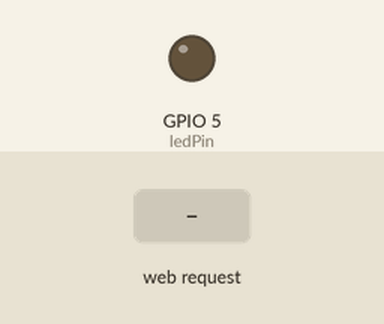
This sketch was run on a simulated ESP8266 (NodeMCU). Parts: output pins drawn as LEDs (lit = HIGH). The test bench sets the inputs (shaded band).

Above: at 1.2 s.
1.3 s: HTTP request GET /toggle received
At 1.8 s:
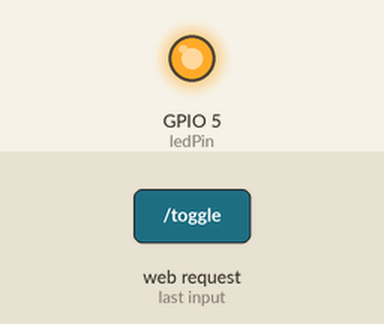
Timing chart, 0 to 4.3 s (numbered marks = the images above; inputs shaded):
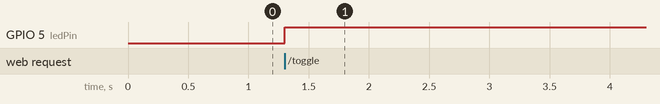

Measured:
- after the input at 1.3 s, GPIO 5 (ledPin): LOW → HIGH at once

The sketch:

LED_ON_OFF_USING_PHONE.ino
```cpp
#include <ESP8266WiFi.h>
#include <ESP8266WebServer.h>

ESP8266WebServer server(80);
const int ledPin = 5;

void handleRoot() {
  String html = "<h1>Traditional Control</h1>";
  html += "<a href='/toggle'><button>PRESS TO TOGGLE</button></a>";
  server.send(200, "text/html", html);
}

void handleToggle() {
  digitalWrite(ledPin, !digitalRead(ledPin));
  server.sendHeader("Location", "/");
  server.send(303);
}

void setup() {
  pinMode(ledPin, OUTPUT);
  WiFi.softAP("Iot_Sanghatna", "password",1,0,3);

  server.on("/", handleRoot);
  server.on("/toggle", handleToggle);

  server.begin();
}

void loop() {
  server.handleClient();
}
```
